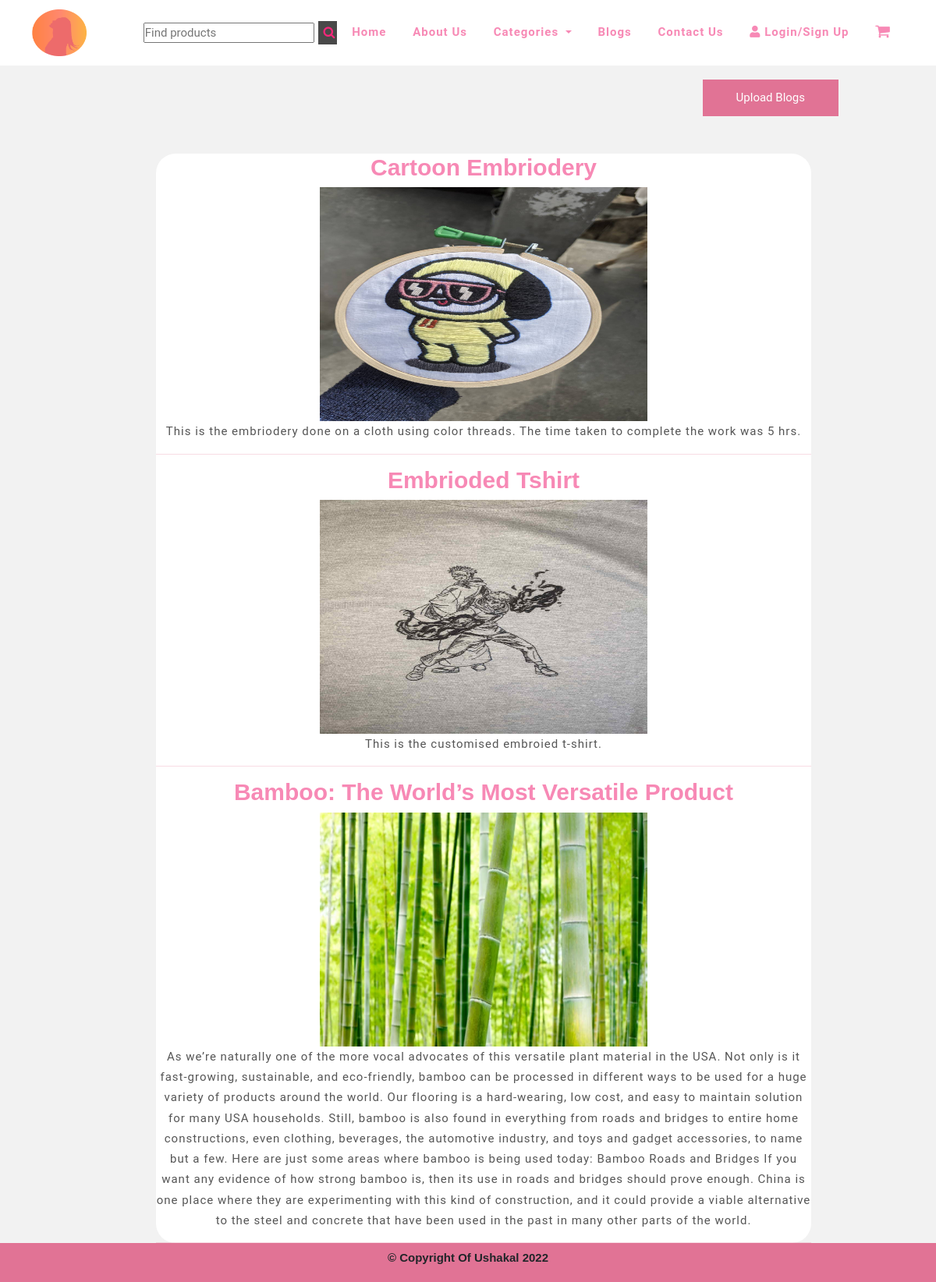
/public/blog.php, run on the app's committed database.
### tables this page shows
CREATE TABLE `blog` (
  `blog_id` int(255) NOT NULL,
  `cust_id` int(255) NOT NULL,
  `title` varchar(255) NOT NULL,
  `description` varchar(10000) NOT NULL,
  `photo` varchar(255) NOT NULL,
  `video` varchar(255) NOT NULL
);

### classes/dbh.class.php (called while the page is built)
<?php
class Dbh {
    private $host = "localhost";
    private $user = "root";
    private $pwd = "";
    private $dbName = "project";
    public function connect () {
        $dsn = 'mysql:host=' . $this->host . ';dbname=' . $this->dbName;
        try{
        $pdo = new PDO($dsn, $this->user, $this->pwd);
        $pdo->setAttribute(PDO::ATTR_DEFAULT_FETCH_MODE, PDO::FETCH_ASSOC);
        $pdo->setAttribute(PDO::ATTR_ERRMODE, PDO::ERRMODE_EXCEPTION);
        return $pdo;
        }catch (PDOException $e){
            echo 'Connection failed: ' . $e->getMessage();
        }
    }
}

### classes/blog.class.php (called while the page is built, shortened)
<?php
require_once "../classes/dbh.class.php";
class Blog extends Dbh {
    public function getall(){
        $sql = "SELECT * FROM `blog` INNER JOIN customers WHERE blog.cust_id=customers.cus_id";
        $stmt = $this->connect()->prepare($sql);
        $stmt->execute();
        while($result = $stmt->fetchAll()) {
            return $result;
        }
    }
}

### public/blog.php (the view, shortened to what this page needs)
<?php
include 'layout/header.php';
$blog = new Blog();
$blogs = $blog->getall();
?>
<div class="uploadRecipes">
<form action="blog_add.php" method="POST">
  <a href="blog_add.php"><button type="button" name="addBlog"> Upload Blogs </button></a>
</form>
</div>
<br>
<br>
<br>
<br>
<br>
<div class="blog-container" style="margin-bottom:50px;">
  <?php
  foreach ($blogs as $row){
    ?>
  <div>
  <h3><?=$row['title']?></h3>
  <img src="../picUpload/<?=$row['photo']?>" width="350px" height="300px" class="center">
  <p><?=$row['description']?></p>
<hr>
</div>
  <?php
  }
  ?>
</div>
<?php require_once "layout/footer.php" ?>

### public/layout/css/usakal.css (style rules this page uses)
*, *:after, *:before { -webkit-box-sizing: border-box; box-sizing: border-box; margin: 0; padding: 0; }
a, a:hover { text-decoration: none; }
:root { --primary-color: #E17395; --secondry-color: #F789B5; --third-color: #f7931e; --white-color: #fff; --text-color: #555; --text-gray: #999; --black-color: #000; --primary-font: 'Roboto', sans-serif; --secondry-font: 'Quicksand', sans-serif; }
html { scroll-behavior: smooth; }
body { font-family: var(--primary-font); font-size: 100%; font-weight: 400; background-color: #f2f2f2; }
h3 { color: var(--secondry-color); font-family: var(--secondry-font); text-transform: capitalize; font-size: 2rem; font-weight: 800; margin-bottom: 0.5rem; }
p { font-size: 1rem; color: var(--text-color); font-weight: 400; line-height: 1.75rem; letter-spacing: 1px; }
.blog-container { margin-left: 200px; text-align: center; border-radius: 25px; background-color: white; width: 70% }
.center { display: block; margin-left: auto; margin-right: auto; width: 50%; }

### public/layout/css/ui.css (style rules this page uses)
html { font-size: 15px; }
.center { margin-left: auto; margin-right: auto; }

### public/blog.php (style rules this page uses)
.uploadRecipes { margin-right: 10.5%; }
.uploadRecipes { display: inline; float: right; padding-left: 1%; }
.uploadRecipes button[type="button"] { background-color: var(--primary-color); color: white; padding: 12px 42px; margin: 18px 1px; border: none; border-radius: 0px; cursor: pointer; width: 100%; }
.uploadRecipes a:link { color: white; }
.blog-container { margin-left: 200px; text-align: center; border-radius: 25px; background-color: white; width: 70% }
.center { display: block; margin-left: auto; margin-right: auto; width: 50%; }

### data on the page
blog: title "Cartoon Embriodery", photo (picture), description "This is the embriodery done on a cloth using color threads. The time taken to complete the work was 5 hrs."
blog: title "Embrioded Tshirt", photo (picture), description "This is the customised embroied t-shirt."
blog: title "Bamboo: The World’s Most Versatile Product", photo (picture), description "As we’re naturally one of the more vocal advocates of this versatile plant material in the USA. Not only is it fast-growing, sustainable, and eco-friendly, bamboo can be processed in different ways to be used for a huge variety of products around the world. Our flooring is a hard-wearing, low cost, and easy to maintain solution for many USA households. Still, bamboo is also found in everything from roads and bridges to entire home constructions, even clothing, beverages, the automotive industry, and toys and gadget accessories, to name but a few. Here are just some areas where bamboo is being used today: Bamboo Roads and Bridges If you want any evidence of how strong bamboo is, then its use…"
